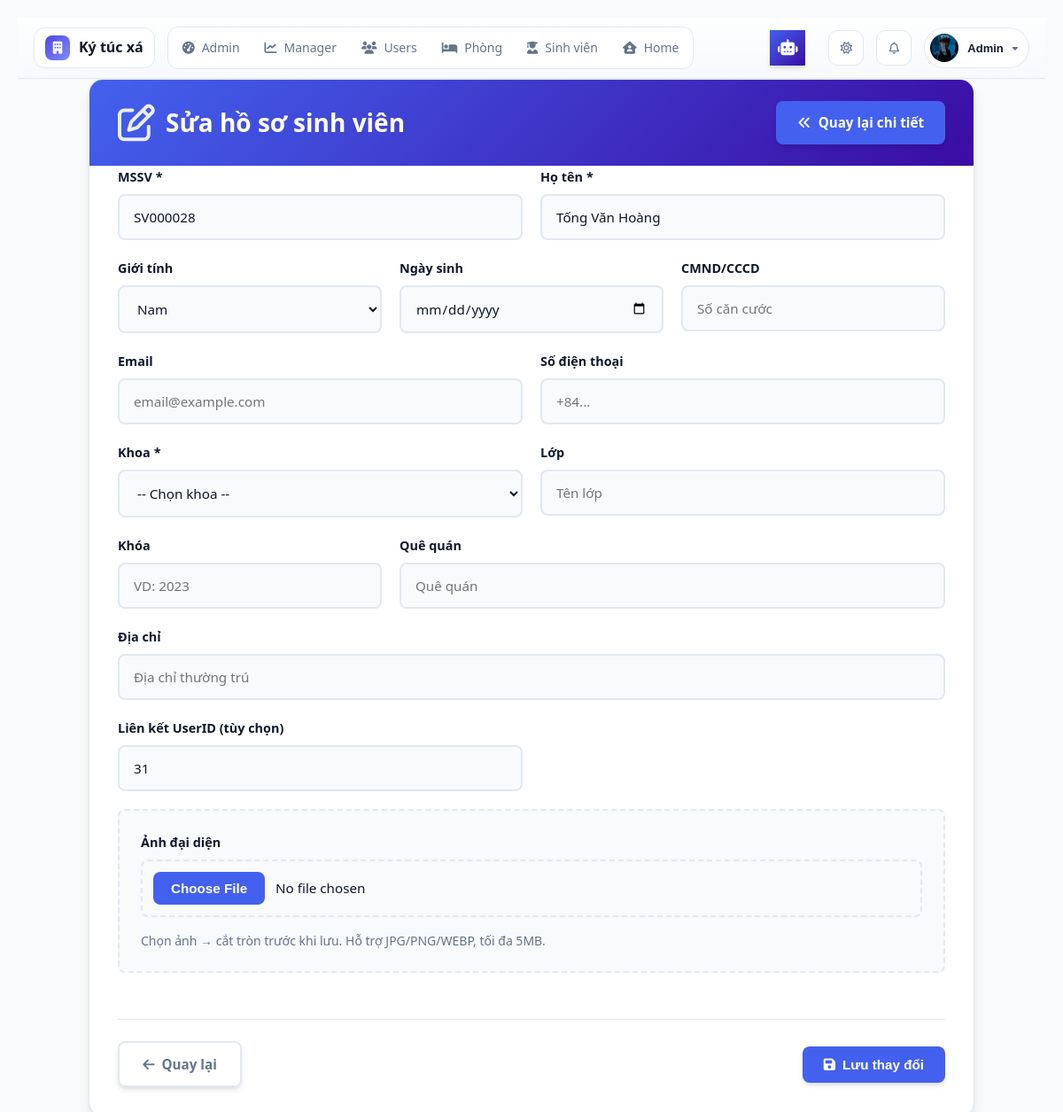
Page /modules/staff/students/student_edit.php?id=8 (signed in) on the committed database.
### tables this page shows
CREATE TABLE IF NOT EXISTS `students` (
  `StudentID` int NOT NULL AUTO_INCREMENT,
  `UserID` int DEFAULT NULL,
  `StudentCode` varchar(20) NOT NULL,
  `FullName` varchar(100) NOT NULL,
  `Email` varchar(100) DEFAULT NULL,
  `Gender` enum('Nam','Nữ','Khác') NOT NULL,
  `BirthDate` date DEFAULT NULL,
  `CitizenID` varchar(20) DEFAULT NULL,
  `Hometown` varchar(100) DEFAULT NULL,
  `Address` varchar(255) DEFAULT NULL,
  `Phone` varchar(15) DEFAULT NULL,
  `ClassName` varchar(100) DEFAULT NULL,
  `CourseYear` varchar(9) DEFAULT NULL,
  `Avatar` varchar(255) DEFAULT NULL,
  `EmergencyContact` varchar(255) DEFAULT NULL,
  `CheckInDate` date DEFAULT NULL,
  `CheckOutDate` date DEFAULT NULL,
  `IsInDorm` tinyint(1) DEFAULT '1',
  `CreatedAt` datetime DEFAULT CURRENT_TIMESTAMP,
  `UpdatedAt` datetime DEFAULT CURRENT_TIMESTAMP ON UPDATE CURRENT_TIMESTAMP,
  `FacultyID` int DEFAULT NULL,
  PRIMARY KEY (`StudentID`),
  UNIQUE KEY `StudentCode` (`StudentCode`),
  UNIQUE KEY `UserID` (`UserID`),
  KEY `fk_faculty` (`FacultyID`),
  CONSTRAINT `fk_faculty` FOREIGN KEY (`FacultyID`) REFERENCES `faculties` (`FacultyID`) ON DELETE SET NULL ON UPDATE CASCADE,
  CONSTRAINT `students_ibfk_1` FOREIGN KEY (`UserID`) REFERENCES `users` (`UserID`)
);

### modules/staff/students/student_edit.php (the view, shortened to what this page needs)
<?php
require_once '../../../db_connect.php';
require_once '../../../includes/admin_header.php';
function e($s)
{
    return htmlspecialchars((string)$s, ENT_QUOTES, 'UTF-8');
}
$conn->set_charset('utf8mb4');
$id = isset($_GET['id']) ? (int)$_GET['id'] : 0;
$stmt = $conn->prepare("
    SELECT s.*, f.FacultyName
    FROM Students s
    LEFT JOIN Faculties f ON f.FacultyID = s.FacultyID
    WHERE s.StudentID = ?
    LIMIT 1
");
$stmt->bind_param("i", $id);
$stmt->execute();
$student = $stmt->get_result()->fetch_assoc();
?>
<!DOCTYPE html>
<html lang="vi">
<head>
    <link rel="stylesheet" href="../../assets/css/admin/admin_header.css">
    <link rel="stylesheet" href="../../../assets/css/staff/students/staff_student_edit.css">
    <link rel="stylesheet" href="https://cdnjs.cloudflare.com/ajax/libs/font-awesome/6.5.0/css/all.min.css">
    <link rel="stylesheet" href="https://cdn.jsdelivr.net/npm/cropperjs@1.6.2/dist/cropper.min.css">
</head>
<body>
    <div id="staff-student-edit">
        <div class="container">
            <div class="page-title">
                <h2><i class="fa-regular fa-pen-to-square"></i> Sửa hồ sơ sinh viên</h2>
                <div>
                    <a class="btn white" href="student_detail.php?id=<?= (int)$student['StudentID'] ?>">
                        <i class="fa-solid fa-angles-left"></i> Quay lại chi tiết
                    </a>
                </div>
            </div>
            <form method="post" enctype="multipart/form-data" id="frmEdit">
                <div class="grid">
                    <div class="col-6">
                        <label>MSSV <span class="req">*</span></label>
                        <input type="text" name="StudentCode" required
                            value="<?= e($student['StudentCode']) ?>"
                            placeholder="Nhập mã số sinh viên">
                    </div>
                    <div class="col-6">
                        <label>Họ tên <span class="req">*</span></label>
                        <input type="text" name="FullName" required
                            value="<?= e($student['FullName']) ?>"
                            placeholder="Nhập họ và tên đầy đủ">
                    </div>
                    <div class="col-4">
                        <label>Giới tính</label>
                        <select name="Gender">
                            <option value="Nam" <?= ($student['Gender'] === 'Nam') ? 'selected' : ''; ?>>Nam</option>
                        </select>
                    </div>
                    <div class="col-4">
                        <label>Ngày sinh</label>
                        <input type="date" name="BirthDate"
                            value="<?= e($student['BirthDate']) ?>">
                    </div>
                    <div class="col-4">
                        <label>CMND/CCCD</label>
                        <input type="text" name="CitizenID"
                            value="<?= e($student['CitizenID']) ?>"
                            placeholder="Số căn cước">
                    </div>
                    <div class="col-6">
                        <label>Email</label>
                        <input type="email" name="Email"
                            value="<?= e($student['Email']) ?>"
                            placeholder="email@example.com">
                    </div>
                    <div class="col-6">
                        <label>Số điện thoại</label>
                        <input type="text" name="Phone"
                            value="<?= e($student['Phone']) ?>"
                            placeholder="+84...">
                    </div>
                    <div class="col-6">
                        <label>Khoa <span class="req">*</span></label>
                        <select name="FacultyID" required>
                            <option value="">-- Chọn khoa --</option>
                        </select>
                    </div>
                    <div class="col-6">
                        <label>Lớp</label>
                        <input type="text" name="ClassName"
                            value="<?= e($student['ClassName']) ?>"
                            placeholder="Tên lớp">
                    </div>
                    <div class="col-4">
                        <label>Khóa</label>
                        <input type="text" name="CourseYear"
                            value="<?= e($student['CourseYear']) ?>"
                            placeholder="VD: 2023">
                    </div>
                    <div class="col-8">
                        <label>Quê quán</label>
                        <input type="text" name="Hometown"
                            value="<?= e($student['Hometown']) ?>"
                            placeholder="Quê quán">
                    </div>
                    <div class="col-12">
                        <label>Địa chỉ</label>
                        <input type="text" name="Address"
                            value="<?= e($student['Address']) ?>"
                            placeholder="Địa chỉ thường trú">
                    </div>
                    <div class="col-6">
                        <label>Liên kết UserID (tùy chọn)</label>
                        <input type="number" name="UserID" min="1"
                            value="<?= e($student['UserID']) ?>"
                            placeholder="ID người dùng">
                    </div>
                    <div class="col-12">
                        <div class="avatar-upload-section">
                            <label>Ảnh đại diện</label>
                            <div class="avatar-preview-container">
                                <div class="avatar-controls">
                                    <input type="file" name="Avatar" accept="image/*" id="inpAvatar">
                                </div>
                            </div>
                            <div class="muted">
                                Chọn ảnh → cắt tròn trước khi lưu. Hỗ trợ JPG/PNG/WEBP, tối đa 5MB.
                            </div>
                        </div>
                    </div>
                    <div class="col-12 actions space-between">
                        <a class="btn ghost" href="student_detail.php?id=<?= (int)$student['StudentID'] ?>">
                            <i class="fa-solid fa-arrow-left"></i> Quay lại
                        </a>
                        <button class="btn" type="submit">
                            <i class="fa-solid fa-floppy-disk"></i> Lưu thay đổi
                        </button>
                    </div>
                </div>
            </form>
        </div>
    </div>
</body>
</html>

### includes/admin_header.php (shortened to what this page needs)
<?php
require_once __DIR__ . "/error_handler.php";
$userName = $_SESSION['FullName'] ?? 'Quản trị viên';
$userAvatar = $_SESSION['Avatar'] ?? null;
$userRole = $_SESSION['Role'] ?? 'Staff';
$base = '/';
if (!$userAvatar && isset($_SESSION['UserID']) && isset($conn) && $conn instanceof mysqli) {
    try {
        $userId = (int)$_SESSION['UserID'];
        $stmt = $conn->prepare("SELECT Avatar FROM Students WHERE UserID = ? LIMIT 1");
        if ($stmt) {
            $stmt->bind_param("i", $userId);
            $stmt->execute();
            $res = $stmt->get_result();
            if ($row = $res->fetch_assoc()) {
                $userAvatar = $row['Avatar'];
            }
        }
    } catch (Exception $e) {
    }
}
$avatarPath = $base . 'assets/img/avatars/user.png';
if ($userAvatar && !empty($userAvatar)) {
    if (preg_match('/^https?:\/\//', $userAvatar)) {
        $avatarPath = $userAvatar;
    } else {
        $avatarPath = $base . ltrim($userAvatar, '/');
    }
}
?>
<!DOCTYPE html>
<html lang="vi">
<head>
    <link rel="stylesheet" href="https://cdnjs.cloudflare.com/ajax/libs/font-awesome/6.5.0/css/all.min.css" />
    <link rel="stylesheet" href="<?= $base ?>assets/css/global.css" />
    <link rel="stylesheet" href="<?= $base ?>assets/css/admin/admin_header.css" />
    <link rel="stylesheet" href="<?= $base ?>assets/css/admin/chat_ai_widget.css" />
</head>
<body class="theme-auto" data-base="<?= $base ?>">
    <header class="admin-header">
        <div class="left">
            <a href="<?= $base ?>modules/staff/dashboard.php" class="logo">
                <i class="fas fa-building"></i>
                <span>Ký túc xá</span>
            </a>
            <nav class="admin-nav">
                <?php if ($userRole !== 'Manager'): ?>
                    <a href="<?= $base ?>modules/admin/dashboard.php" data-path="modules/admin/dashboard.php">
                        <i class="fas fa-gauge-high"></i>
                        <span>Admin</span>
                    </a>
                <?php endif; ?>
                <a href="<?= $base ?>modules/staff/dashboard.php" data-path="modules/staff/dashboard.php">
                    <i class="fas fa-chart-line"></i>
                    <span>Manager</span>
                </a>
                <?php if ($userRole !== 'Manager'): ?>
                    <a href="<?= $base ?>modules/staff/users/users.php" data-path="modules/staff/users/users.php">
                        <i class="fas fa-users"></i>
                        <span>Users</span>
                    </a>
                <?php endif; ?>
                <a href="<?= $base ?>modules/staff/rooms/rooms.php" data-path="modules/staff/rooms/rooms.php">
                    <i class="fas fa-bed"></i>
                    <span>Phòng</span>
                </a>
                <a href="<?= $base ?>modules/staff/students/student_list.php" data-path="modules/staff/students/student_list.php">
                     <i class="fas fa-user-graduate"></i>
                     <span>Sinh viên</span>
                </a>
                <a href="<?= $base ?>index.php" data-path="index.php">
                    <i class="fas fa-house-user"></i>
                    <span>Home</span>
                </a>
            </nav>
        </div>
        <div class="right">
            <?php if ($userRole === 'Admin'): ?>
                <div id="adminChatAiToggle" class="chat-ai-toggle" title="Trợ lý Admin">
                    <i class="fas fa-robot"></i>
                </div>
            <?php endif; ?>
            <button class="theme-toggle" aria-label="Chế độ tối/sáng">
                <i class="fa-regular fa-sun"></i>
            </button>
            <div class="notify">
                <button class="notify-btn" aria-label="Thông báo">
                    <i class="fa-regular fa-bell"></i>
                </button>
            </div>
            <div class="admin-profile">
                <button class="profile-btn" aria-haspopup="true" aria-expanded="false">
                    <img src="<?= htmlspecialchars($avatarPath) ?>" alt="Avatar" onerror="this.src='<?= $base ?>assets/img/avatars/user.png'">
                    <span class="name"><?= htmlspecialchars($userName) ?></span>
                    <i class="fas fa-caret-down caret"></i>
                </button>
            </div>
        </div>
    </header>
    <main style="min-height: 80vh;">

### assets/css/global.css (style rules this page uses)
:root { --bg: #f8fafc; --bg-elev: rgba(255, 255, 255, 0.8); --card: #ffffff; --text: #0f172a; --muted: #64748b; --stroke: #e2e8f0; --brand: #4f46e5; --brand-2: #818cf8; --primary: #4361ee; --primary-light: #4895ef; --secondary: #7209b7; --success: #4cc9f0; --warning: #f72585; --info: #3a0ca3; --gray: #6c757d; --gray-light: #e9ecef; --light: #f8f9fa; --dark: #212529; --shadow: 0 4px 6px -1px rgba(0, 0, 0, 0.1), 0 2px 4px -1px rgba(0, 0, 0, 0.06); --shadow-lg: 0 10px 15px -3px rgba(0, 0, 0, 0.1), 0 4px 6px -2px rgba(0, 0, 0, 0.05); --blur: 12px; --border-radius: 16px; --border-radius-sm: 8px; --transition: all 0.3s cubic-bezier(0.4, 0, 0.2, 1); --gradient-primary: linear-gradient(135deg, #4361ee 0%, #3a0ca3 100%); --gradient-success: linear-gradient(135deg, #4cc9f0 0%, #4895ef 100%); --gradient-warning: linear-gradient(135deg, #f72585 0%, #b5179e 100%); --gradient-info: linear-gradient(135deg, #7209b7 0%, #560bad 100%); }
* { box-sizing: border-box; margin: 0; padding: 0; }
body { background: var(--bg); color: var(--text); font-family: "Inter", system-ui, -apple-system, BlinkMacSystemFont, "Segoe UI", sans-serif; transition: background 0.3s ease, color 0.3s ease; min-height: 100vh; }

### assets/css/admin/admin_header.css (style rules this page uses)
.admin-header { position: sticky; top: 0; z-index: 1000; display: flex; align-items: center; justify-content: space-between; gap: 14px; padding: 10px 18px; backdrop-filter: blur(var(--blur)); -webkit-backdrop-filter: blur(var(--blur)); background: linear-gradient(180deg, var(--bg-elev), transparent); border-bottom: 1px solid var(--stroke); color: var(--text); transition: box-shadow 0.3s ease; }
.admin-header .left, .admin-header .right { display: flex; align-items: center; gap: 14px; }
.admin-header .logo { display: flex; align-items: center; gap: 10px; padding: 8px 12px; border-radius: 12px; text-decoration: none; color: var(--text); font-weight: 700; background: var(--card); border: 1px solid var(--stroke); transition: all 0.2s ease; }
.admin-header .logo i { width: 28px; height: 28px; display: grid; place-items: center; color: #fff; background: linear-gradient(135deg, var(--brand), var(--brand-2)); border-radius: 8px; font-size: 14px; }
.admin-nav { position: relative; display: flex; align-items: center; gap: 4px; background: var(--card); border: 1px solid var(--stroke); padding: 4px; border-radius: 12px; }
.admin-nav a { display: flex; align-items: center; gap: 8px; padding: 8px 12px; border-radius: 8px; color: var(--muted); text-decoration: none; font-weight: 500; font-size: 14px; white-space: nowrap; transition: all 0.2s ease; position: relative; z-index: 1; }
.theme-toggle { display: grid; place-items: center; width: 40px; height: 40px; border-radius: 10px; background: var(--card); border: 1px solid var(--stroke); color: var(--muted); cursor: pointer; position: relative; transition: all 0.2s ease; }
.theme-toggle i { position: absolute; transition: transform 0.3s cubic-bezier(0.34, 1.56, 0.64, 1), opacity 0.3s ease; }
.theme-toggle .fa-sun { opacity: 1; transform: scale(1); }
.notify { position: relative; }
.notify-btn { width: 40px; height: 40px; border-radius: 10px; background: var(--card); border: 1px solid var(--stroke); display: flex; align-items: center; justify-content: center; color: var(--muted); cursor: pointer; transition: all 0.2s ease; position: relative; }
.admin-profile { position: relative; }
.profile-btn { display: flex; align-items: center; gap: 10px; padding: 6px 8px 6px 6px; border-radius: 40px; background: var(--card); border: 1px solid var(--stroke); color: var(--text); cursor: pointer; transition: all 0.2s ease; }
.profile-btn img { width: 32px; height: 32px; border-radius: 50%; object-fit: cover; }
.profile-btn .name { font-weight: 600; font-size: 13px; max-width: 100px; white-space: nowrap; overflow: hidden; text-overflow: ellipsis; }
.profile-btn .caret { color: var(--muted); font-size: 10px; margin-right: 4px; }
.chat-ai-toggle { width: 40px; height: 40px; border-radius: 50%; background: linear-gradient(135deg, var(--brand), var(--brand-2)); color: white; display: grid; place-items: center; cursor: pointer; box-shadow: 0 4px 10px rgba(79, 70, 229, 0.3); transition: transform 0.2s; }

### rows in the picture
students: Avatar (picture)
students: StudentCode "SV000028", FullName "Tống Văn Hoàng", Gender "Nam", UserID "31"

### other values in the picture
$userName "Admin"
